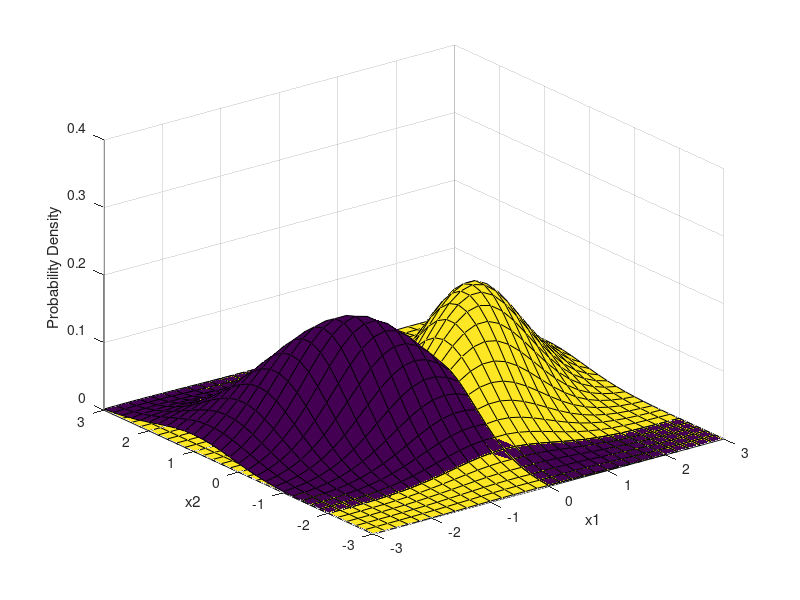
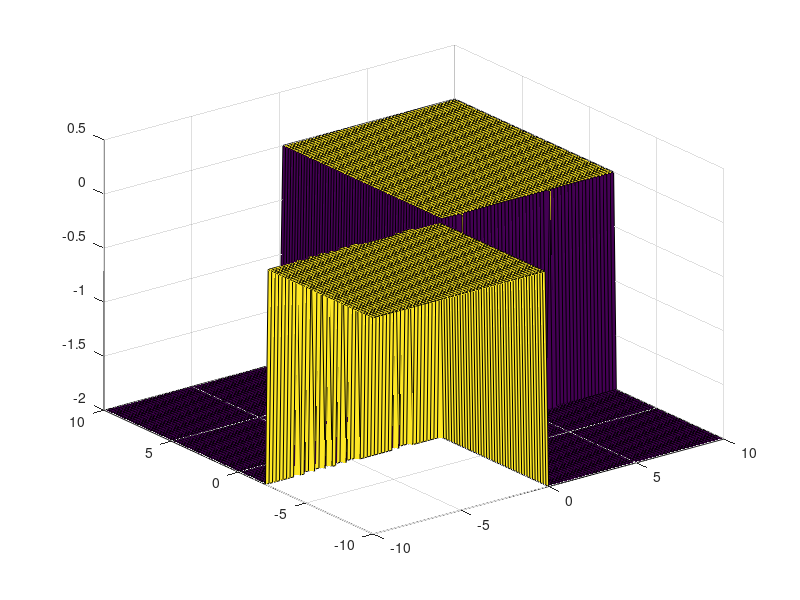

These figures' MATLAB source, in order:
x1 = -10:.2:10; x2 =-10:.2:10;
[X1,X2] = meshgrid(x1,x2);
C1 = ones(size(x1,2),size(x2,2)) - 0.5 ;
C2 = ones(size(x1,2),size(x2,2)) + 0.5 ;

mu = [1 0];
Sigma = [1 0.5; 0.5 1];
F1 = mvnpdf([X1(:) X2(:)],mu,Sigma);
F1 = reshape(F1,length(x1),length(x2));
surf(x1,x2,F1,C2);
% caxis([min(F(:))-.5*range(F(:)),max(F(:))]);
axis([-10 10 -10 10 0 .4])
xlabel('x1'); ylabel('x2'); zlabel('Probability Density');

hold on;
mu = [-1 0];
Sigma = [1 -0.5; -0.5 1];
F2 = mvnpdf([X1(:) X2(:)],mu,Sigma);
F2 = reshape(F2,length(x2),length(x1));
surf(x1,x2,F2,C1);
% caxis([min(F(:))-.5*range(F(:)),max(F(:))]);
axis([-3 3 -3 3 0 .4])
% xlabel('x1'); ylabel('x2'); zlabel('Probability Density');

figure
F = zeros(size(x1,2), size(x2,2)) - 2;
for i = 1: size(x1,2)
   for j = 1 : size(x2,2) 
       if(F1(i,j) > F2(i,j))
           F(i,j) = 0.001 ;
       end
   end
end
surf(x1,x2,F);
% caxis([min(F(:))-.5*range(F(:)),max(F(:))]);
% axis([-10 10 -10 10 0 1])
% C1 = ones(size(x1,2),size(x2,2)) ;
% hold on ;
% surf(x1,x2,(F1./F2),10), C1);
% 
